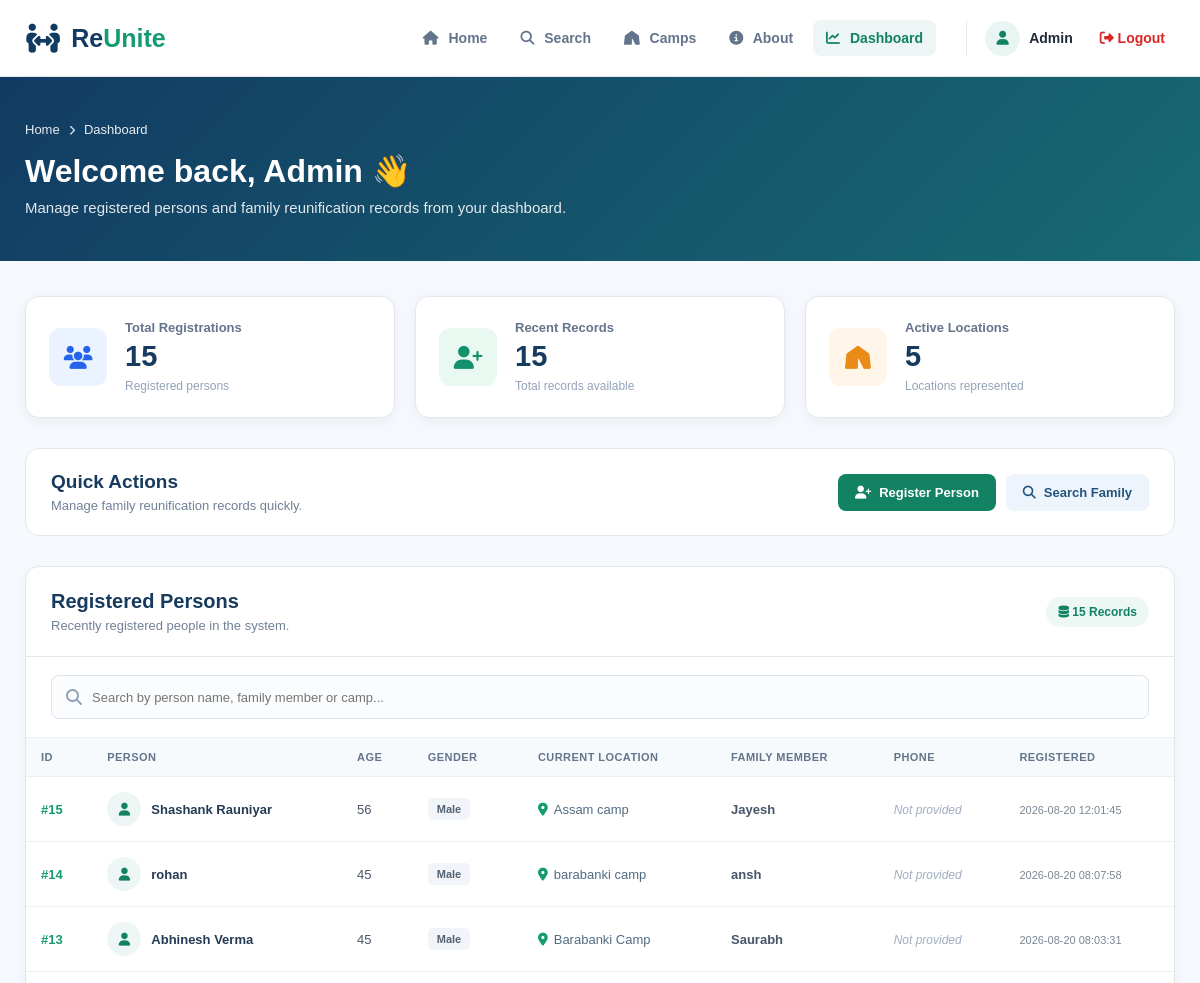
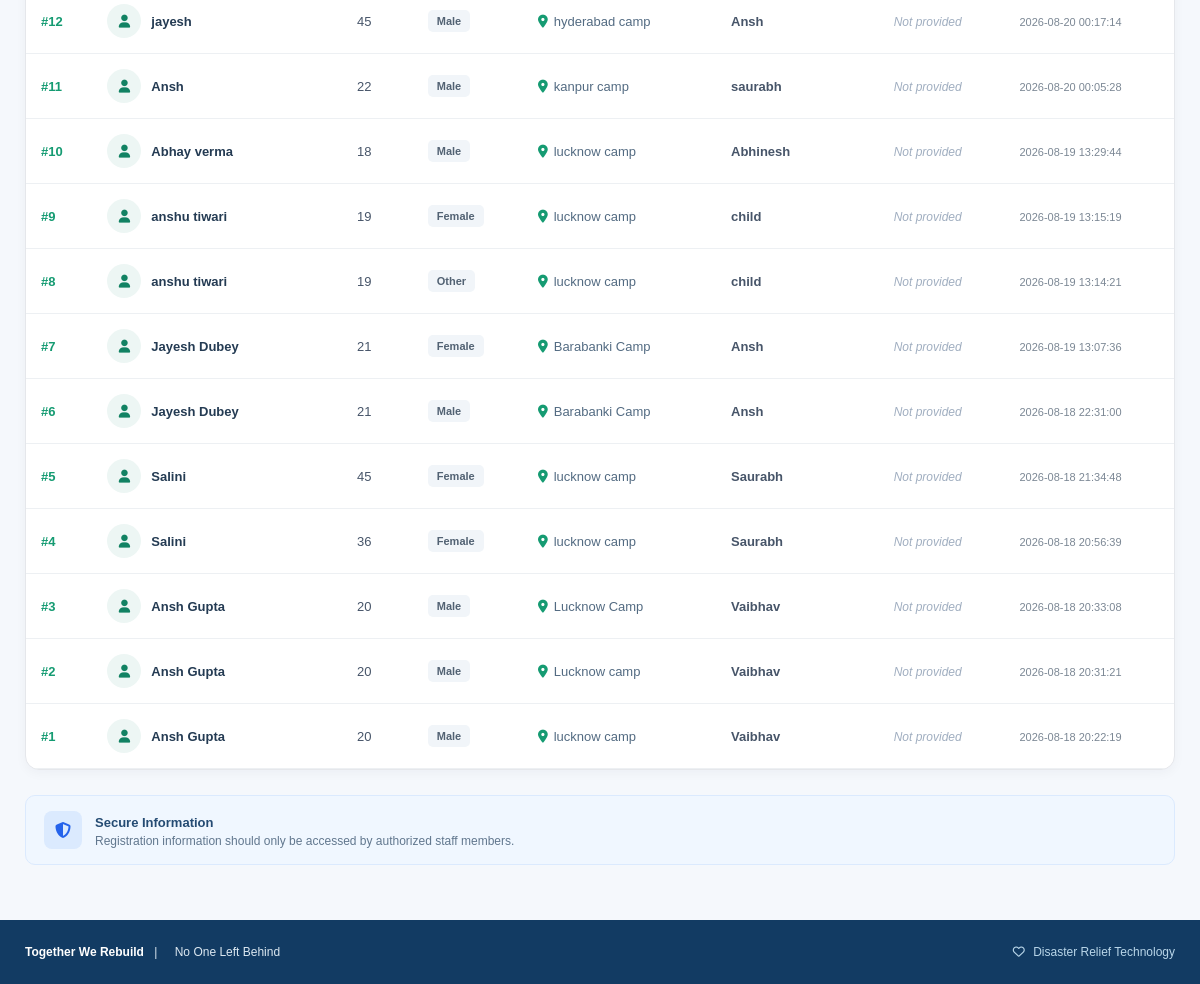
The app's page /dashboard (signed in) with its own data (2 pictures, top to bottom).
### tables this page shows
CREATE TABLE persons (
            id INTEGER PRIMARY KEY AUTOINCREMENT,
            name TEXT NOT NULL,
            age INTEGER NOT NULL,
            gender TEXT NOT NULL,
            camp TEXT NOT NULL,
            family_name TEXT NOT NULL,
            phone TEXT,
            created_at TEXT NOT NULL
        , email TEXT, status TEXT DEFAULT 'Searching');

### app.py (the view)
@app.route("/dashboard")
def dashboard():
    if "user_id" not in session:
        return redirect(
            url_for("admin_login")
        )
    if session.get("role") != "admin":
        return redirect(
            url_for("user_dashboard")
        )
    conn = get_db_connection()
    total_registrations = conn.execute("""
        SELECT COUNT(*) AS total
        FROM persons
    """).fetchone()["total"]
    family_matches = conn.execute("""
        SELECT COUNT(*) AS total
        FROM persons
        WHERE status = 'Reunited'
    """).fetchone()["total"]
    pending_sync = conn.execute("""
        SELECT COUNT(*) AS total
        FROM persons
        WHERE status != 'Reunited'
    """).fetchone()["total"]
    persons = conn.execute("""
        SELECT *
        FROM persons
        ORDER BY id DESC
    """).fetchall()
    conn.close()
    return render_template(
        "dashboard.html",
        total_registrations=total_registrations,
        family_matches=family_matches,
        pending_sync=pending_sync,
        persons=persons
    )

### app.py (called while the page is built)
def get_db_connection():
    conn = sqlite3.connect("family.db")
    conn.row_factory = sqlite3.Row
    return conn

### templates/Dashboard.html (shortened to what this page needs)
<!DOCTYPE html>
<html lang="en">
<head>
    <link rel="stylesheet"
          href="https://cdnjs.cloudflare.com/ajax/libs/font-awesome/6.5.2/css/all.min.css">
    <link rel="stylesheet"
          href="{{ url_for('static', filename='dashboard.css') }}">
</head>
<body>
<nav class="navbar">
    <div class="nav-container">
        <a href="/" class="logo">
            <i class="fa-solid fa-people-arrows"></i>
            <span>Re<span>Unite</span></span>
        </a>
        <div class="nav-links">
            <a href="/" >
                <i class="fa-solid fa-house"></i>
                Home
            </a>
            <a href="/search">
                <i class="fa-solid fa-magnifying-glass"></i>
                Search
            </a>
            <a href="/camps">
                <i class="fa-solid fa-tent"></i>
                Camps
            </a>
            <a href="/about">
                <i class="fa-solid fa-circle-info"></i>
                About
            </a>
            <a href="/dashboard" class="active">
                <i class="fa-solid fa-chart-line"></i>
                Dashboard
            </a>
        </div>
        <div class="user-area">
            <div class="user-icon">
                <i class="fa-solid fa-user"></i>
            </div>
            <span>
                {{ session["user_name"] }}
            </span>
            <a href="{{ url_for('logout') }}"
               class="logout-button">
                <i class="fa-solid fa-right-from-bracket"></i>
                Logout
            </a>
        </div>
    </div>
</nav>
<section class="dashboard-header">
    <div class="header-content">
        <div class="breadcrumb">
            <a href="/">
                Home
            </a>
            <i class="fa-solid fa-chevron-right"></i>
            <span>
                Dashboard
            </span>
        </div>
        <h1>
            Welcome back, {{ session["user_name"] }} 👋
        </h1>
        <p>
            Manage registered persons and family reunification
            records from your dashboard.
        </p>
    </div>
</section>
<main class="dashboard-container">
    <section class="stats-grid">
        <div class="stat-card blue">
            <div class="stat-icon">
                <i class="fa-solid fa-users"></i>
            </div>
            <div class="stat-content">
                <span>
                    Total Registrations
                </span>
                <h2>
                    {{ total_registrations }}
                </h2>
                <small>
                    Registered persons
                </small>
            </div>
        </div>
        <div class="stat-card green">
            <div class="stat-icon">
                <i class="fa-solid fa-user-plus"></i>
            </div>
            <div class="stat-content">
                <span>
                    Recent Records
                </span>
                <h2>
                    {{ persons|length }}
                </h2>
                <small>
                    Total records available
                </small>
            </div>
        </div>
        <div class="stat-card orange">
            <div class="stat-icon">
                <i class="fa-solid fa-tent"></i>
            </div>
            <div class="stat-content">
                <span>
                    Active Locations
                </span>
                <h2>
                    {{ persons|map(attribute='camp')|unique|list|length }}
                </h2>
                <small>
                    Locations represented
                </small>
            </div>
        </div>
    </section>
    <section class="quick-actions">
        <div>
            <h2>
                Quick Actions
            </h2>
            <p>
                Manage family reunification records quickly.
            </p>
        </div>
        <div class="action-buttons">
            <a href="{{ url_for('register') }}"
               class="action-button primary">
                <i class="fa-solid fa-user-plus"></i>
                Register Person
            </a>
            <a href="/search"
               class="action-button secondary">
                <i class="fa-solid fa-magnifying-glass"></i>
                Search Family
            </a>
        </div>
    </section>
    <section class="records-section">
        <div class="section-top">
            <div>
                <h2>
                    Registered Persons
                </h2>
                <p>
                    Recently registered people in the system.
                </p>
            </div>
            <div class="record-count">
                <i class="fa-solid fa-database"></i>
                {{ total_registrations }} Records
            </div>
        </div>
        <div class="table-search">
            <i class="fa-solid fa-magnifying-glass"></i>
            <input
                type="text"
                id="searchInput"
                placeholder="Search by person name, family member or camp..."
                onkeyup="searchTable()">
        </div>
        {% if persons %}
        <div class="table-wrapper">
            <table id="personTable">
                <thead>
                    <tr>
                        <th>
                            ID
                        </th>
                        <th>
                            Person
                        </th>
                        <th>
                            Age
                        </th>
                        <th>
                            Gender
                        </th>
                        <th>
                            Current Location
                        </th>
                        <th>
                            Family Member
                        </th>
                        <th>
                            Phone
                        </th>
                        <th>
                            Registered
                        </th>
                    </tr>
                </thead>
                <tbody>
                    {% for person in persons %}
                    <tr>
                        <td>
                            <span class="person-id">
                                #{{ person["id"] }}
                            </span>
                        </td>
                        <td>
                            <div class="person-name">
                                <div class="small-avatar">
                                    <i class="fa-solid fa-user"></i>
                                </div>
                                <strong>
                                    {{ person["name"] }}
                                </strong>
                            </div>
                        </td>
                        <td>
                            {{ person["age"] }}
                        </td>
                        <td>
                            <span class="gender-badge">
                                {{ person["gender"] }}
                            </span>
                        </td>
                        <td>
                            <div class="location">
                                <i class="fa-solid fa-location-dot"></i>
                                {{ person["camp"] }}
                            </div>
                        </td>
                        <td>
                            <strong>
                                {{ person["family_name"] }}
                            </strong>
                        </td>
                        <td>
                            {% if person["phone"] %}
                                {{ person["phone"] }}
                            {% else %}
                                <span class="not-available">
                                    Not provided
                                </span>
                            {% endif %}
                        </td>
                        <td>
                            <span class="date">
                                {{ person["created_at"] }}
                            </span>
                        </td>
                    </tr>
                    {% endfor %}
                </tbody>
            </table>
        </div>
        {% endif %}
    </section>
    <div class="security-note">
        <div class="note-icon">
            <i class="fa-solid fa-shield-halved"></i>
        </div>
        <div>
            <strong>
                Secure Information
            </strong>
            <p>
                Registration information should only be accessed
                by authorized staff members.
            </p>
        </div>
    </div>
</main>
<footer>
    <div>
        <strong>
            Together We Rebuild
        </strong>
        <span>|</span>
        <span>
            No One Left Behind
        </span>
    </div>
    <div class="footer-badge">
        <i class="fa-regular fa-heart"></i>
        Disaster Relief Technology
    </div>
</footer>
</body>
</html>

### records on screen
persons: id "15", name "Shashank Rauniyar", age "56", gender "Male", camp "Assam camp", family_name "Jayesh", phone "Not provided", created_at "2026-08-20 12:01:45"
persons: id "14", name "rohan", age "45", gender "Male", camp "barabanki camp", family_name "ansh", phone "Not provided", created_at "2026-08-20 08:07:58"
persons: id "13", name "Abhinesh Verma", age "45", gender "Male", camp "Barabanki Camp", family_name "Saurabh", phone "Not provided", created_at "2026-08-20 08:03:31"
persons: id "12", name "jayesh", age "45", gender "Male", camp "hyderabad camp", family_name "Ansh", phone "Not provided", created_at "2026-08-20 00:17:14"
persons: id "11", name "Ansh", age "22", gender "Male", camp "kanpur camp", family_name "saurabh", phone "Not provided", created_at "2026-08-20 00:05:28"
persons: id "10", name "Abhay verma", age "18", gender "Male", camp "lucknow camp", family_name "Abhinesh", phone "Not provided", created_at "2026-08-19 13:29:44"
persons: id "9", name "anshu tiwari", age "19", gender "Female", camp "lucknow camp", family_name "child", phone "Not provided", created_at "2026-08-19 13:15:19"
persons: id "8", name "anshu tiwari", age "19", gender "Other", camp "lucknow camp", family_name "child", phone "Not provided", created_at "2026-08-19 13:14:21"
persons: id "7", name "Jayesh Dubey", age "21", gender "Female", camp "Barabanki Camp", family_name "Ansh", phone "Not provided", created_at "2026-08-19 13:07:36"
persons: id "6", name "Jayesh Dubey", age "21", gender "Male", camp "Barabanki Camp", family_name "Ansh", phone "Not provided", created_at "2026-08-18 22:31:00"
persons: id "5", name "Salini", age "45", gender "Female", camp "lucknow camp", family_name "Saurabh", phone "Not provided", created_at "2026-08-18 21:34:48"
persons: id "4", name "Salini", age "36", gender "Female", camp "lucknow camp", family_name "Saurabh", phone "Not provided", created_at "2026-08-18 20:56:39"
persons: id "3", name "Ansh Gupta", age "20", gender "Male", camp "Lucknow Camp", family_name "Vaibhav", phone "Not provided", created_at "2026-08-18 20:33:08"
persons: id "2", name "Ansh Gupta", age "20", gender "Male", camp "Lucknow camp", family_name "Vaibhav", phone "Not provided", created_at "2026-08-18 20:31:21"
persons: id "1", name "Ansh Gupta", age "20", gender "Male", camp "lucknow camp", family_name "Vaibhav", phone "Not provided", created_at "2026-08-18 20:22:19"

### other values on screen
{{ session["user_name"] }} "Admin"
{{ total_registrations }} "15"
{{ persons|length }} "15"
{{ persons|map(attribute='camp')|unique|list|length }} "5"
